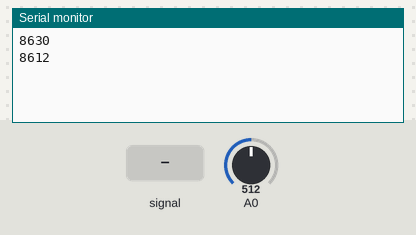
A sketch run on a simulated Arduino Uno, built with avr-gcc and run on an emulated ATmega328P. Parts: the last lines printed to the serial monitor. The test bench sets the inputs (shaded band); at power-on: A0 = 512.

Above: at 1.2 s.
1.3 s: A0 fed a 200 Hz sine of ±255 counts around its level
At 1.9 s:
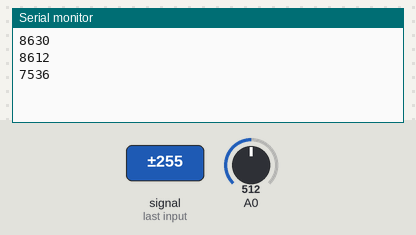
2.8 s: A0 set to 716
At 3.4 s:
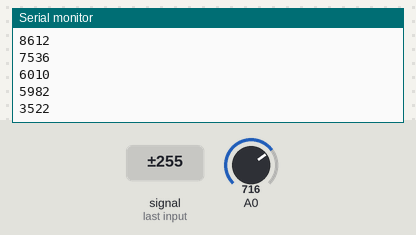
4.3 s: A0 fed a 1000 Hz sine of ±255 counts around its level
At 4.9 s:
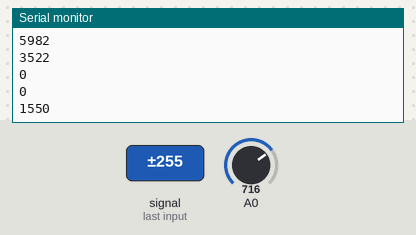
5.8 s: A0 set to 900
At 6.4 s:
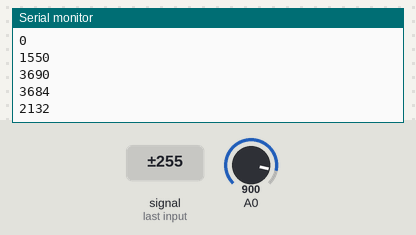
Timing chart, 0 to 8.3 s (numbered marks = the images above; inputs shaded):
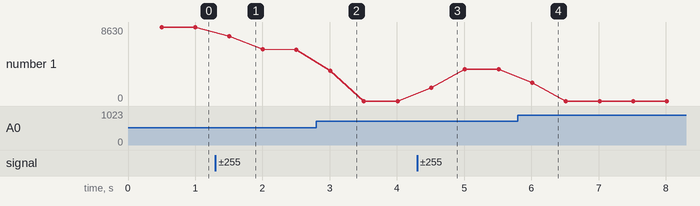

Measured:
- after the input at 1.3 s, the serial monitor: prints a new line after 0.20 s (image 1)
- after the input at 2.8 s, the serial monitor: prints a new line after 0.21 s (image 2)
- after the input at 4.3 s, the serial monitor: prints a new line after 0.21 s (image 3)
- after the input at 5.8 s, the serial monitor: prints a new line after 0.21 s (image 4)
- plotted number 1: 8612 → 5982 after the input at 1.3 s, 5982 → 0 after the input at 2.8 s, 0 → 3684 after the input at 4.3 s

The sketch:

Geiger_arduino_analog.ino
```cpp
// Projéto: Contador Geiger Arduino.
// Autor: Wenderson Rodrigues F. da Silva.
// Data: 18/12/2021
// Email: wenderson.f@ufv.br

#define LOG_PERIOD 500                         //Logging period in milliseconds, recommended value 15000-60000.
#define MAX_PERIOD 1000                         //Maximum logging period without modifying this sketch

unsigned long c;                                //variable for GM Tube events
unsigned long cpm;                              //variable for CPM
unsigned int multiplier;                        //variable for calculation CPM in this sketch
unsigned long previousMillis;                   //Essa variável é atualizada constantemente conforme o geiger regista o CPM

void setup()
{
  Serial.begin(115200);
}
void loop()
{
  int sinal_geiger = analogRead(A0);                                     // valor em bits
  float sinal_geiger_volt = (2.20 - (sinal_geiger*(3.30/1023)));         // imprime o valor da tensão dos pulsos invertido e normalizado
  int sinal_bits = 674 - sinal_geiger;                                   // valor em bits invertido e normalizado
  if (sinal_bits > 15) {
    c++;
    //Serial.print(c);
    //Serial.print("  ");
    //Serial.println(sinal_bits);
  }

  //////////////////////////////////////////////////////// Determina as CPM
  cpm = 0;
  multiplier = MAX_PERIOD / LOG_PERIOD;                               // calculating multiplier, depend on your log period
  unsigned long currentMillis = millis();                             // armazena o valor do tempo atual

  // Verifica se é o momento de registra CPM, ou seja, se a diferença entre o tempo atual e a última vez que registou,
  // é maior que o intervalo que foi definido para o evento acontecer.

  if(currentMillis - previousMillis > LOG_PERIOD){                    //Verifica se o intervalo já foi atingido
    previousMillis = currentMillis;                                   //Armazena o valor da ultima vez que foi registrado CPM
    cpm = c*multiplier;
    Serial.println(cpm);
    c = 0;
  }
  ////////////////////////////////////////////////////////
  //Serial.println(sinal_bits);
  //delayMicroseconds(500);
  }
```
